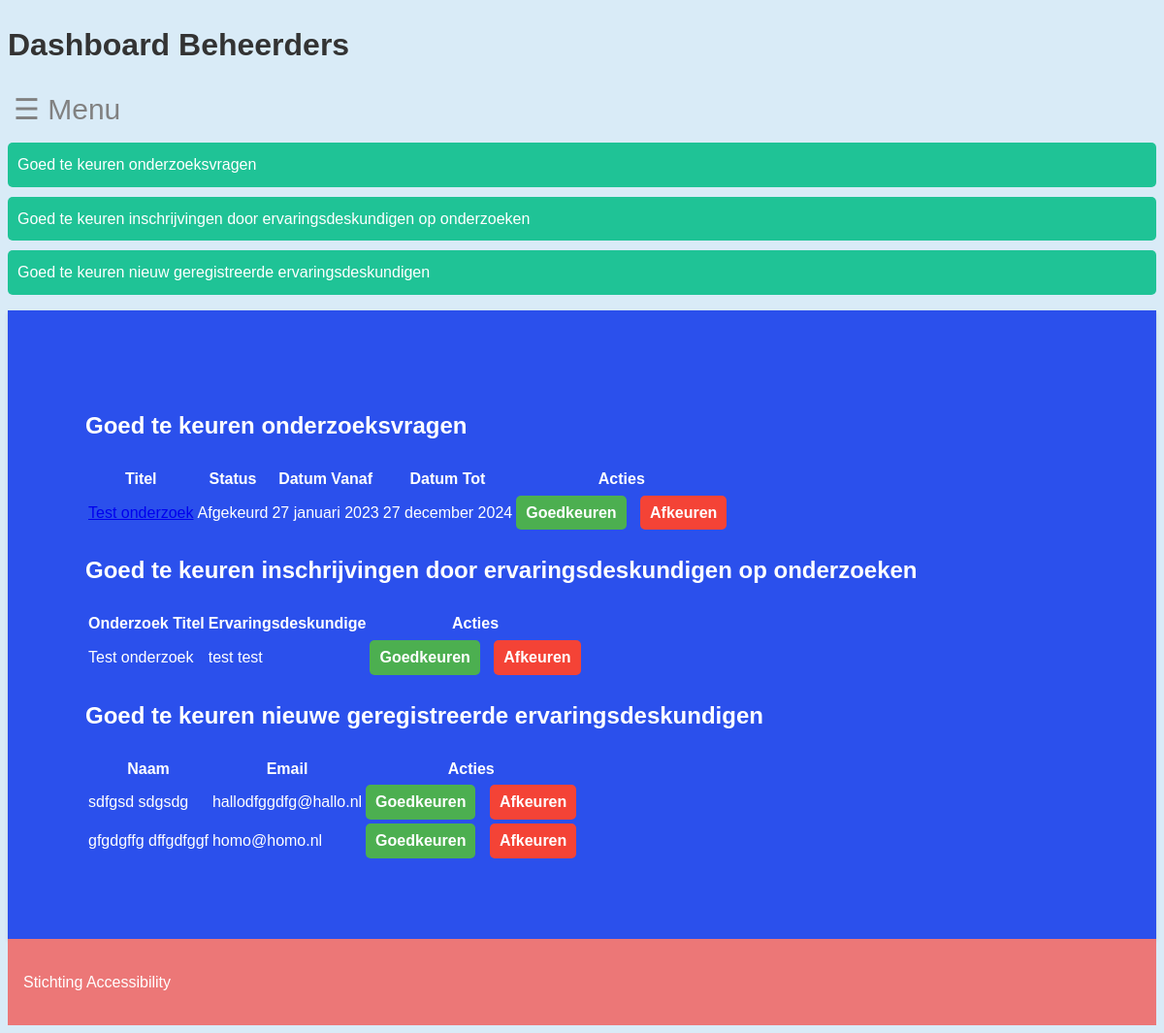
/beheerders/dashboard/ (signed in), run on an earlier commit of the app's database.
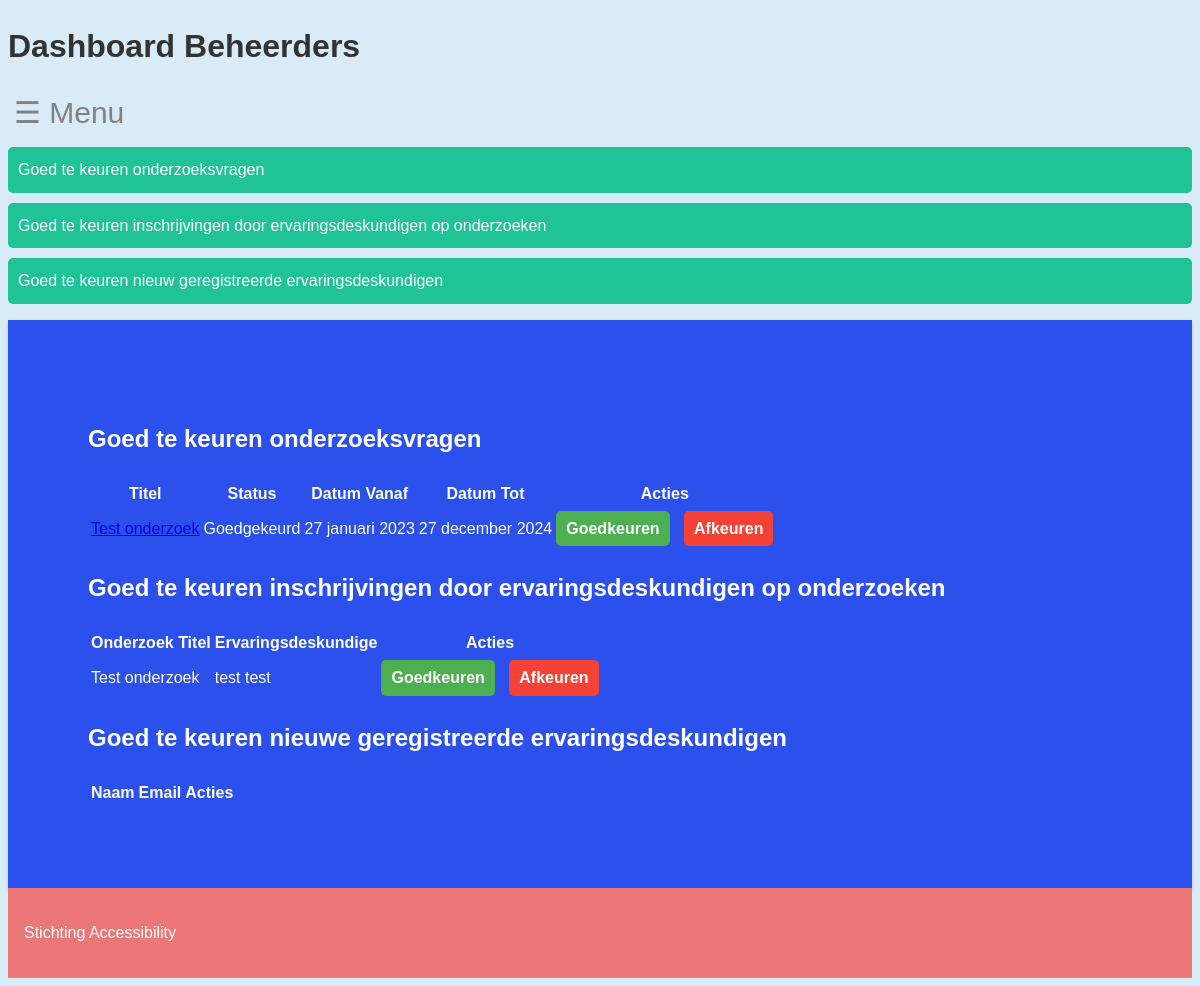
And on a later commit of the database.
### core/models.py (models this page shows, shortened)
class Onderzoek(models.Model):
    onderzoek_id = models.AutoField(primary_key=True)
    titel = models.CharField(max_length=255)
    status = models.CharField(max_length=50, blank=True, null=True)
    beschikbaar = models.BooleanField(default=True)
    datum_vanaf = models.DateField(blank=True, null=True)
    datum_tot = models.DateField(blank=True, null=True)
    type_onderzoek = models.CharField(max_length=50, blank=True, null=True)
    locatie = models.CharField(max_length=255, blank=True, null=True)
    met_beloning = models.BooleanField(default=False)
    beloning = models.CharField(max_length=255, blank=True, null=True)
    doelgroep_leeftijd_van = models.IntegerField(blank=True, null=True)
    doelgroep_leeftijd_tot = models.IntegerField(blank=True, null=True)
    doelgroep_beperking = models.CharField(max_length=255, blank=True, null=True)
    organisatie = models.ForeignKey(Organisaties, on_delete=models.CASCADE)
    class Meta:
        db_table = 'Onderzoek'

class OnderzoekErvaringsdeskundige(models.Model):
    onderzoek = models.ForeignKey(Onderzoek, on_delete=models.CASCADE)
    ervaringsdeskundige = models.ForeignKey(Ervaringsdeskundige, on_delete=models.CASCADE)
    is_goedgekeurd = models.BooleanField(default=False)
    class Meta:
        db_table = 'onderzoek_ervaringsdeskundige'
        unique_together = ('onderzoek', 'ervaringsdeskundige')

class Ervaringsdeskundige(models.Model):
    ervaringsdeskundige_id = models.AutoField(primary_key=True)
    bijzonderheden = models.TextField(blank=True, null=True)
    voorkeur_benadering = models.CharField(max_length=255, blank=True, null=True)
    bijzonderheden_beschikbaar = models.CharField(max_length=255, blank=True, null=True)
    gebruiker = models.ForeignKey(Gebruikers, on_delete=models.CASCADE)
    beperkingen = models.ForeignKey(Beperkingen, on_delete=models.SET_NULL, null=True, blank=True)
    toezichthouder = models.ForeignKey(Toezichthouder, on_delete=models.SET_NULL, null=True, blank=True)
    hulpmiddelen = models.ForeignKey(Hulpmiddelen, on_delete=models.SET_NULL, null=True, blank=True)
    is_goedgekeurd = models.BooleanField(default=False)
    class Meta:
        db_table = 'ervaringsdeskundige'

class Gebruikers(AbstractBaseUser, PermissionsMixin):
    gebruiker_id = models.AutoField(primary_key=True)
    voornaam = models.CharField(max_length=255)
    achternaam = models.CharField(max_length=255)
    is_beheerder = models.BooleanField(default=False)
    postcode = models.CharField(max_length=6, blank=True, null=True)
    geslacht = models.CharField(max_length=10, blank=True, null=True)
    email = models.EmailField(unique=True)
    telefoonnummer = models.CharField(max_length=20, blank=True, null=True)
    geboortedatum = models.DateField()
    last_login = models.DateTimeField(blank=True, null=True)
    objects = GebruikersManager()
    USERNAME_FIELD = 'email'
    REQUIRED_FIELDS = []
    class Meta:
        db_table = 'gebruikers'
    @property
    def is_staff(self):
        return self.is_beheerder

### beheerders/views.py (the view)
# urls.py: path('dashboard/', onderzoek_dashboard, name='dashboard_beheer'),
@login_required()
def onderzoek_dashboard(request):
    User = get_user_model()
    if not request.user.is_staff:
        return redirect('dashboard_deskundige')
    niet_goedgekeurde_inschrijvingen = OnderzoekErvaringsdeskundige.objects.filter(is_goedgekeurd=False)
    nieuwe_ervaringsdeskundigen = Ervaringsdeskundige.objects.filter(is_goedgekeurd=False)
    onderzoeken = Onderzoek.objects.all()
    return render(request, 'dashboard_beheer.html', {
        'niet_goedgekeurde_inschrijvingen': niet_goedgekeurde_inschrijvingen,
        'nieuwe_ervaringsdeskundigen': nieuwe_ervaringsdeskundigen,
        'onderzoeken': onderzoeken,
    })

### beheerders/templates/dashboard_beheer.html (shortened to what the changed rows need)
<!DOCTYPE html>
<html lang="nl">
<head>
    {% load static %}
    <link rel="stylesheet" href="{% static 'CSS/beheerders.css' %}" type="text/css">
</head>
<body>
<header role="banner">
    <h1>Dashboard Beheerders</h1>
</header>
<main role="main">
    <section id="onderzoeksvragen" tabindex="-1">
        <h2>Goed te keuren onderzoeksvragen</h2>
        <table>
            <thead>
            <tr>
                <th>Titel</th>
                <th>Status</th>
                <th>Datum Vanaf</th>
                <th>Datum Tot</th>
                <th>Acties</th>
            </tr>
            </thead>
            <tbody>
            {% for onderzoek in onderzoeken %}
                <tr>
                    <td>
                        <a href="{% url 'onderzoek_gegevens' onderzoek.pk %}">{{ onderzoek.titel }}</a>
                    </td>
                    <td>{{ onderzoek.status }}</td>
                    <td>{{ onderzoek.datum_vanaf }}</td>
                    <td>{{ onderzoek.datum_tot }}</td>
                    <td>
                        <a href="{% url 'onderzoek_goedkeuren' onderzoek.pk %}" class="goedkeur-link">Goedkeuren</a>
                        <a href="{% url 'onderzoek_afkeuren' onderzoek.pk %}" class="afkeur-link" style="margin-left: 10px;">Afkeuren</a>
                    </td>
                </tr>
            {% endfor %}
            </tbody>
        </table>
    </section>
    <section id="inschrijvingen" tabindex="-1">
        <h2>Goed te keuren inschrijvingen door ervaringsdeskundigen op onderzoeken</h2>
        <table>
            <thead>
            <tr>
                <th>Onderzoek Titel</th>
                <th>Ervaringsdeskundige</th>
                <th>Acties</th>
            </tr>
            </thead>
            <tbody>
            {% for inschrijving in niet_goedgekeurde_inschrijvingen %}
                <tr>
                    <td>{{ inschrijving.onderzoek.titel }}</td>
                    <td>{{ inschrijving.ervaringsdeskundige.gebruiker.voornaam }} {{ inschrijving.ervaringsdeskundige.gebruiker.achternaam }}</td>
                    <td>
                        <a href="{% url 'inschrijving_goedkeuren' inschrijving.pk %}"
                           class="goedkeur-link">Goedkeuren</a>
                        <a href="{% url 'inschrijving_afkeuren' inschrijving.pk %}" class="afkeur-link"
                           style="margin-left: 10px;">Afkeuren</a>
                    </td>
                </tr>
            {% endfor %}
            </tbody>
        </table>
    </section>
    <section id="geregistreerde_evd" tabindex="-1">
        <h2>Goed te keuren nieuwe geregistreerde ervaringsdeskundigen</h2>
        <table>
            <thead>
            <tr>
                <th>Naam</th>
                <th>Email</th>
                <th>Acties</th>
            </tr>
            </thead>
            <tbody>
            {% for ervaringsdeskundige in nieuwe_ervaringsdeskundigen %}
                <tr>
                    <td>{{ ervaringsdeskundige.gebruiker.voornaam }} {{ ervaringsdeskundige.gebruiker.achternaam }}</td>
                    <td>{{ ervaringsdeskundige.gebruiker.email }}</td>
                    <td>
                        <a href="{% url 'ervaringsdeskundige_goedkeuren' ervaringsdeskundige.pk %}"
                           class="goedkeur-link">Goedkeuren</a>
                        <a href="{% url 'ervaringsdeskundige_afkeuren' ervaringsdeskundige.pk %}" class="afkeur-link"
                           style="margin-left: 10px;">Afkeuren</a>
                    </td>
                </tr>
            {% endfor %}
            </tbody>
        </table>
    </section>
</main>
</body>
</html>

What changed in the data, as far as the page shows it:
no longer on this page (row edited): Ervaringsdeskundige: gebruiker.voornaam "sdfgsd", gebruiker.achternaam "sdgsdg", gebruiker.email "hallodfggdfg@hallo.nl"
removed Ervaringsdeskundige: gebruiker.voornaam "gfgdgffg", gebruiker.achternaam "dffgdfggf", gebruiker.email "homo@homo.nl"
changed Onderzoek "Test onderzoek": status "Afgekeurd" → "Goedgekeurd"
